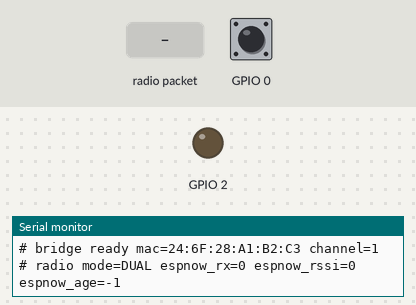
Recording of a program running on a simulated ESP32. Parts: output pins drawn as LEDs (lit = HIGH), the last lines printed to the serial monitor. The inputs (shaded band) are chosen by the test bench; at power-on: GPIO 0 HIGH.

Above: at 1.2 s.
1.3 s: GPIO 0 pulled LOW for 0.15 s
At 2.5 s:
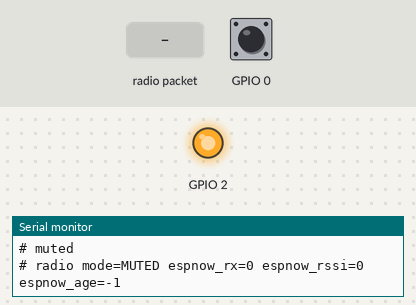
2.9 s: GPIO 0 pulled LOW for 1 s
At 4.0 s:
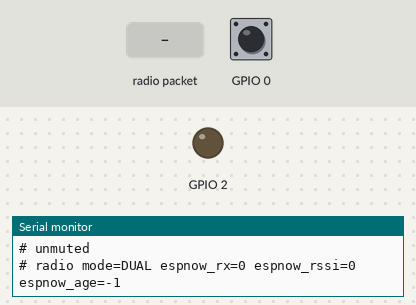
5.4 s: radio packet "LoRa 915" arrives
At 5.8 s:
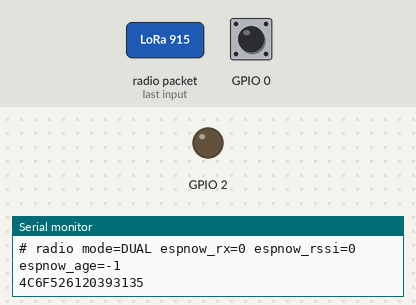
8.4 s: radio packet "0" arrives
At 9.2 s:
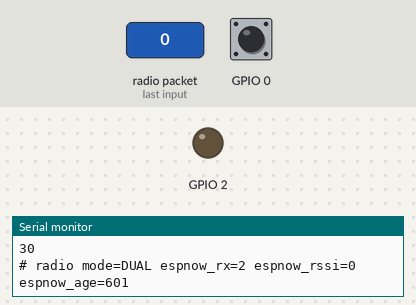
Timing chart, 0 to 11.4 s (numbered marks = the images above; inputs shaded):
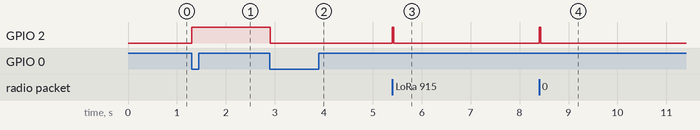

Measured:
- after the input at 1.3 s, GPIO 2: LOW → HIGH at once
- after the input at 2.9 s, GPIO 2: HIGH → LOW at once
- after the input at 5.4 s, GPIO 2: LOW → HIGH at once, → LOW 0.03 s later
- after the input at 8.4 s, GPIO 2: LOW → HIGH at once, → LOW 0.03 s later

The program:

main.cpp
```cpp
// ESP32 serial <-> radio bridge (ESP-NOW, plus LoRa 915 MHz on Heltec V3).
//
// Serial in:  one packet per line, uppercase or lowercase hex, '\n' terminated.
//             The bytes are broadcast over every enabled radio.
// Serial out: every packet received on any radio is printed as one uppercase hex line.
//             Lines starting with '#' are diagnostics; the Python side ignores them.
//
// Dual path (HAS_LORA): each packet goes out on ESP-NOW *and* LoRa. The receiver may get
// two copies; the Python link layer's dedup drops the second, exactly like a retry.
//
// Demo aids:
//   The button (BOOT / PRG) cycles the radio mode:
//     with LoRa:    BOTH -> LORA ONLY (ESP-NOW off) -> MUTED -> BOTH
//     without LoRa: BOTH -> MUTED -> BOTH
//   MUTED drops all TX and RX, so link loss can be shown on demand. The LED stays solid
//   while muted and flickers on every packet otherwise.
//   HAS_OLED: the screen shows DRONE/GROUND, the mode, per-radio signal bars, RSSI and
//   packet counts, and the last packet.
//
// The bridge knows nothing about the protocol. Seq, ACK, retry and buffering all
// live in protocol/ (Python). The OLED peeks at the type and seq bytes only to label things.

#include <Arduino.h>
#include <WiFi.h>
#include <esp_now.h>
#include <esp_wifi.h>

#ifdef HAS_LORA
#include <RadioLib.h>
#endif
#ifdef HAS_OLED
#include <U8g2lib.h>
#endif

const int BAUD = 115200;
const int WIFI_CHANNEL = 1;  // both boards must match; try 6 or 11 if the venue is noisy
const int MAX_LEN = ESP_NOW_MAX_DATA_LEN;  // 250 bytes (LoRa allows 255, so this fits both)
const uint8_t BROADCAST[6] = {0xFF, 0xFF, 0xFF, 0xFF, 0xFF, 0xFF};
// Pins differ per board, so platformio.ini sets them for each env.
const int BUTTON_PIN = MUTE_BUTTON_PIN;  // active low (pull-up)
const int LED_PIN = ACTIVITY_LED_PIN;
const unsigned long FLASH_MS = 30;
const unsigned long DEBOUNCE_MS = 50;

enum Mode { MODE_BOTH, MODE_LORA_ONLY, MODE_MUTED };
enum Path { PATH_ESPNOW, PATH_LORA };

struct Packet {
  int len;
  uint8_t path;
  uint8_t data[MAX_LEN];
};

// The ESP-NOW receive callback runs on the WiFi task, where printing to Serial is unsafe.
// It just copies the packet into this queue; loop() does the printing.
QueueHandle_t rxQueue;

char lineBuf[2 * MAX_LEN + 1];
int lineLen = 0;
bool overflow = false;  // true while discarding the rest of a too-long line

volatile Mode mode = MODE_BOTH;  // read by the WiFi-task callback, so volatile
unsigned long ledOffAt = 0;
bool lastButton = HIGH;
unsigned long buttonChangedAt = 0;

// Stats for the OLED only (index by Path).
unsigned long txCount[2] = {0, 0};
volatile unsigned long rxCount[2] = {0, 0};
volatile int rssi[2] = {0, 0};
unsigned long lastRxAt[2] = {0, 0};
float loraSnr = 0;
uint8_t lastType = 0;
unsigned int lastSeq = 0;
bool lastWasTx = false;

// Which side this board is on, for the OLED label only. Learned from traffic: the drone
// sends DETECTIONs and receives COMMANDs; the ground does the opposite.
enum Role { ROLE_UNKNOWN, ROLE_DRONE, ROLE_GROUND };
Role role = ROLE_UNKNOWN;
const uint8_t MAGIC = 0xD2, MAGIC_SECURE = 0xD3, TYPE_DETECTION = 0x01, TYPE_COMMAND = 0x04;

void notePacket(const uint8_t *data, int len, bool tx) {
  if (len < 4 || (data[0] != MAGIC && data[0] != MAGIC_SECURE)) return;  // type+seq stay readable when encrypted
  lastType = data[1];
  lastSeq = data[2] | (data[3] << 8);
  lastWasTx = tx;
  if (data[1] == TYPE_DETECTION) role = tx ? ROLE_DRONE : ROLE_GROUND;
  if (data[1] == TYPE_COMMAND) role = tx ? ROLE_GROUND : ROLE_DRONE;
}

bool espNowOn() { return mode == MODE_BOTH; }
bool loraOn() { return mode != MODE_MUTED; }

// ---------------------------------------------------------------- LoRa (Heltec V3)
#ifdef HAS_LORA
// SX1262 wiring on the Heltec WiFi LoRa 32 V3: NSS 8, DIO1 14, RST 12, BUSY 13 (SPI 9/11/10).
SX1262 radio = new Module(8, 14, 12, 13);
const float LORA_MHZ = 915.0;  // Canada/US ISM band. The board is the 863-928 MHz variant.
const float LORA_BW = 125.0;   // kHz
// Spreading factor: 7 = fastest (~57 ms for a 21-byte DETECTION), 9 = ~2x range, ~4x airtime.
// Set per env in platformio.ini (-DLORA_SF=9). Both boards must match. Above 9 the 1 Hz
// heartbeats from both sides start to fill the channel.
#ifndef LORA_SF
#define LORA_SF 7
#endif
const int LORA_CR = 5;         // 4/5
const int LORA_DBM = 10;       // plenty indoors; max is 22
bool loraReady = false;
volatile bool loraIrq = false;  // DIO1: TX done or RX done
bool loraTxBusy = false;

// LoRa is half duplex and one packet takes ~50 ms, so outgoing packets wait here.
const int LORA_TXQ = 8;
Packet loraTxQueue[LORA_TXQ];
int loraTxHead = 0, loraTxCount = 0;

void IRAM_ATTR onLoraIrq() { loraIrq = true; }
void loraListen();

void loraSetup() {
  SPI.begin(9, 11, 10, 8);
  // TCXO at 1.8 V and DIO2 as the RF switch, as on Heltec's own V3 configuration.
  int state = radio.begin(LORA_MHZ, LORA_BW, LORA_SF, LORA_CR, RADIOLIB_SX126X_SYNC_WORD_PRIVATE,
                          LORA_DBM, 8, 1.8);
  if (state != RADIOLIB_ERR_NONE) {
    Serial.print("# err lora begin ");
    Serial.println(state);
    return;
  }
  radio.setDio2AsRfSwitch(true);
  radio.setCRC(true);
  radio.setDio1Action(onLoraIrq);
  loraListen();
  loraReady = true;
}

void loraQueue(const uint8_t *data, int len) {
  if (!loraReady || loraTxCount == LORA_TXQ) return;  // full: ESP-NOW and retries cover it
  Packet &slot = loraTxQueue[(loraTxHead + loraTxCount) % LORA_TXQ];
  slot.len = len;
  memcpy(slot.data, data, len);
  loraTxCount++;
}

// Listen in RX mode with the "preamble detected" and "header valid" flags enabled (DIO1 still
// fires only on RX done), so we can see that a packet is arriving without disturbing it.
void loraListen() {
  radio.startReceive(RADIOLIB_SX126X_RX_TIMEOUT_INF,
                     RADIOLIB_SX126X_IRQ_RX_DEFAULT | RADIOLIB_SX126X_IRQ_PREAMBLE_DETECTED |
                         RADIOLIB_SX126X_IRQ_HEADER_VALID,
                     RADIOLIB_SX126X_IRQ_RX_DONE);
}

// LoRa is half duplex: transmitting while the other board's packet is arriving destroys
// it. Both boards would do that every time in DUAL mode, because the fast ESP-NOW copy
// triggers the reply while the LoRa copy is still on air. So: listen before talk.
const unsigned long LORA_MAX_RX_MS = 400;  // a stuck "preamble seen" flag is reset after this
unsigned long rxSeenAt = 0;
unsigned long txStartedAt = 0;

bool loraReceiving() {
  uint16_t irq = radio.getIrqStatus();
  if (!(irq & (RADIOLIB_SX126X_IRQ_PREAMBLE_DETECTED | RADIOLIB_SX126X_IRQ_HEADER_VALID))) {
    rxSeenAt = 0;
    return false;
  }
  if (!rxSeenAt) rxSeenAt = millis();
  if (millis() - rxSeenAt > LORA_MAX_RX_MS) {  // false preamble: clear it and carry on
    rxSeenAt = 0;
    loraListen();
    return false;
  }
  return true;
}

void loraPoll() {
  if (!loraReady) return;
  if (loraIrq) {
    loraIrq = false;
    if (loraTxBusy) {
      radio.finishTransmit();
      loraTxBusy = false;
    } else {
      Packet p;
      p.path = PATH_LORA;
      p.len = radio.getPacketLength();
      bool ok = p.len > 0 && p.len <= MAX_LEN && radio.readData(p.data, p.len) == RADIOLIB_ERR_NONE;
      if (ok && loraOn()) {
        rssi[PATH_LORA] = (int)radio.getRSSI();
        loraSnr = radio.getSNR();
        xQueueSend(rxQueue, &p, 0);
      }
    }
    rxSeenAt = 0;
    loraListen();
  }
  if (loraTxBusy && millis() - txStartedAt > 1000) {  // TX-done interrupt missed: recover
    loraTxBusy = false;
    loraListen();
  }
  if (!loraTxBusy && loraTxCount > 0 && !loraReceiving()) {
    Packet &next = loraTxQueue[loraTxHead];
    if (radio.startTransmit(next.data, next.len) == RADIOLIB_ERR_NONE) {
      loraTxBusy = true;
      txStartedAt = millis();
    }
    loraTxHead = (loraTxHead + 1) % LORA_TXQ;
    loraTxCount--;
  }
}
#endif

// ---------------------------------------------------------------- OLED (Heltec V3)
#ifdef HAS_OLED
// SSD1306 128x64 on I2C SDA 17 / SCL 18, reset 21. Vext (GPIO36, active low) powers it.
U8G2_SSD1306_128X64_NONAME_F_HW_I2C oled(U8G2_R0, /*reset=*/21, /*clock=*/18, /*data=*/17);
unsigned long oledAt = 0;

const char *typeName(uint8_t t) {
  switch (t) {
    case 0x01: return "DETECTION";
    case 0x02: return "ACK";
    case 0x03: return "HEARTBEAT";
    case 0x04: return "COMMAND";
    default: return "?";
  }
}

void oledSetup() {
  pinMode(36, OUTPUT);
  digitalWrite(36, LOW);
  delay(50);
  oled.begin();
  oled.clearBuffer();
  oled.setFont(u8g2_font_helvB12_tr);
  oled.drawStr(24, 30, "ArcDrone");
  oled.setFont(u8g2_font_5x7_tr);
  oled.drawStr(22, 46, "ESP-NOW + LoRa 915");
  oled.sendBuffer();
}

// Phone-style signal bars from RSSI. Empty outlines = no recent packets.
void drawBars(int x, int y, int bars) {  // y = bottom
  for (int i = 0; i < 4; i++) {
    int h = 3 + 3 * i;
    if (i < bars) oled.drawBox(x + 4 * i, y - h, 3, h);
    else oled.drawFrame(x + 4 * i, y - h, 3, h);
  }
}

int barsFor(int path, int dbm) {
  const int *t;
  static const int espnow[] = {-55, -67, -78, -90};
  static const int lora[] = {-70, -90, -105, -115};
  t = path == PATH_ESPNOW ? espnow : lora;
  int bars = 0;
  for (int i = 3; i >= 0; i--) if (dbm > t[i]) bars = 4 - i;
  return bars;
}

void radioRow(int y, const char *name, int path, bool on) {  // 20 px tall, starting at y
  char buf[24];
  unsigned long age = lastRxAt[path] ? millis() - lastRxAt[path] : ULONG_MAX;
  bool live = on && age < 3000;
  if (!on) {
    drawBars(0, y + 13, 0);
    oled.drawLine(0, y + 1, 14, y + 13);  // crossed out
  } else {
    drawBars(0, y + 13, live ? barsFor(path, rssi[path]) : 0);
  }
  oled.setFont(u8g2_font_6x10_tr);
  oled.drawStr(19, y + 9, name);
  if (on && age < 250) oled.drawDisc(19 + oled.getStrWidth(name) + 5, y + 5, 2);  // activity blip
  oled.setFont(u8g2_font_5x7_tr);
  if (!on) snprintf(buf, sizeof buf, "OFF");
  else if (live) snprintf(buf, sizeof buf, "%d dBm", rssi[path]);
  else snprintf(buf, sizeof buf, "no signal");
  oled.drawStr(127 - oled.getStrWidth(buf), y + 9, buf);
  snprintf(buf, sizeof buf, "tx %lu   rx %lu", txCount[path], (unsigned long)rxCount[path]);
  oled.drawStr(19, y + 18, buf);
}

void oledDraw() {
  if (millis() - oledAt < 200) return;  // 5 Hz: a full redraw blocks the loop for ~25 ms of I2C
  oledAt = millis();
  char buf[32];
  const char *who = role == ROLE_DRONE ? "DRONE" : role == ROLE_GROUND ? "GROUND" : "BRIDGE";
  oled.clearBuffer();

  // Header: which side this board is, and the radio mode as a pill.
  oled.setFont(u8g2_font_helvB10_tr);
  oled.drawStr(0, 11, who);
  const char *m = mode == MODE_MUTED ? "MUTED" : mode == MODE_LORA_ONLY ? "LORA" : "DUAL";
  oled.setFont(u8g2_font_5x7_tr);
  int w = oled.getStrWidth(m) + 8;
  oled.drawRBox(127 - w, 1, w, 11, 3);
  oled.setDrawColor(0);
  oled.drawStr(127 - w + 4, 9, m);
  oled.setDrawColor(1);
  oled.drawHLine(0, 14, 128);

  if (mode == MODE_MUTED) {
    oled.drawRBox(4, 20, 120, 30, 4);
    oled.setDrawColor(0);
    oled.setFont(u8g2_font_helvB10_tr);
    oled.drawStr(64 - oled.getStrWidth("RADIO MUTED") / 2, 40, "RADIO MUTED");
    oled.setDrawColor(1);
    oled.setFont(u8g2_font_5x7_tr);
    oled.drawStr(64 - oled.getStrWidth("press PRG to restore") / 2, 61, "press PRG to restore");
    oled.sendBuffer();
    return;
  }

  radioRow(17, "ESP-NOW", PATH_ESPNOW, espNowOn());
#ifdef HAS_LORA
  radioRow(38, "LoRa 915", PATH_LORA, loraOn() && loraReady);
#endif

  // Footer: the last packet, with an arrow for its direction.
  if (lastType) {
    oled.setFont(u8g2_font_5x7_tr);
    if (lastWasTx) oled.drawTriangle(0, 58, 0, 64, 4, 61);   // > out
    else oled.drawTriangle(4, 58, 4, 64, 0, 61);             // < in
    snprintf(buf, sizeof buf, "%s %s #%u", lastWasTx ? "TX" : "RX", typeName(lastType), lastSeq);
    oled.drawStr(8, 64, buf);
  }
  oled.sendBuffer();
}
#endif

// ---------------------------------------------------------------- ESP-NOW + serial

void onReceive(const uint8_t *data, int len, int rssiDbm) {
  if (!espNowOn() || len <= 0 || len > MAX_LEN) return;
  Packet p;
  p.len = len;
  p.path = PATH_ESPNOW;
  memcpy(p.data, data, len);
  rssi[PATH_ESPNOW] = rssiDbm;
  xQueueSend(rxQueue, &p, 0);  // drop if full rather than block the WiFi task
}

// The callback signature changed in Arduino-ESP32 core 3.x (which also gives us RSSI).
#if ESP_ARDUINO_VERSION_MAJOR >= 3
void onReceiveCb(const esp_now_recv_info_t *info, const uint8_t *data, int len) {
  onReceive(data, len, info->rx_ctrl ? info->rx_ctrl->rssi : 0);
}
#else
void onReceiveCb(const uint8_t *mac, const uint8_t *data, int len) { onReceive(data, len, 0); }
#endif

void flashLed() {
  if (mode == MODE_MUTED) return;
  digitalWrite(LED_PIN, HIGH);
  ledOffAt = millis() + FLASH_MS;
}

void updateLed() {
  if (mode != MODE_MUTED && ledOffAt && millis() >= ledOffAt) {
    digitalWrite(LED_PIN, LOW);
    ledOffAt = 0;
  }
}

// Advance the radio mode on each press (falling edge), with a simple debounce.
void checkButton() {
  bool now = digitalRead(BUTTON_PIN);
  if (now == lastButton || millis() - buttonChangedAt < DEBOUNCE_MS) return;
  lastButton = now;
  buttonChangedAt = millis();
  if (now != LOW) return;
#ifdef HAS_LORA
  mode = mode == MODE_BOTH ? MODE_LORA_ONLY : mode == MODE_LORA_ONLY ? MODE_MUTED : MODE_BOTH;
#else
  mode = mode == MODE_MUTED ? MODE_BOTH : MODE_MUTED;
#endif
  digitalWrite(LED_PIN, mode == MODE_MUTED ? HIGH : LOW);
  Serial.println(mode == MODE_MUTED ? "# muted" : mode == MODE_LORA_ONLY ? "# lora only" : "# unmuted");
}

int hexValue(char c) {
  if (c >= '0' && c <= '9') return c - '0';
  if (c >= 'A' && c <= 'F') return c - 'A' + 10;
  if (c >= 'a' && c <= 'f') return c - 'a' + 10;
  return -1;
}

// Decode the hex line and broadcast it. Bad input gets a '#' diagnostic, never a crash.
void sendLine(const char *hex, int hexLen) {
  if (hexLen == 0 || mode == MODE_MUTED) return;
  if (hexLen % 2 != 0 || hexLen / 2 > MAX_LEN) {
    Serial.println("# err bad length");
    return;
  }
  uint8_t out[MAX_LEN];
  int len = hexLen / 2;
  for (int i = 0; i < len; i++) {
    int hi = hexValue(hex[2 * i]);
    int lo = hexValue(hex[2 * i + 1]);
    if (hi < 0 || lo < 0) {
      Serial.println("# err bad hex");
      return;
    }
    out[i] = (hi << 4) | lo;
  }
  if (espNowOn()) {
    if (esp_now_send(BROADCAST, out, len) != ESP_OK) Serial.println("# err send failed");
    else txCount[PATH_ESPNOW]++;
  }
#ifdef HAS_LORA
  if (loraOn() && loraReady) {
    loraQueue(out, len);
    txCount[PATH_LORA]++;
  }
#endif
  notePacket(out, len, true);
  flashLed();
}

void printPacket(const Packet &p) {
  static const char digits[] = "0123456789ABCDEF";
  for (int i = 0; i < p.len; i++) {
    Serial.write(digits[p.data[i] >> 4]);
    Serial.write(digits[p.data[i] & 0x0F]);
  }
  Serial.write('\n');
}

// Once a second: what this bridge hears on each radio, for the dashboard. Diagnostics
// only (a '#' line); protocol/link.py parses it into summary()["radio"].
unsigned long statusAt = 0;

void printRadioPath(const char *name, int path) {
  long age = lastRxAt[path] ? (long)(millis() - lastRxAt[path]) : -1;
  Serial.printf(" %s_rx=%lu %s_rssi=%d %s_age=%ld", name, (unsigned long)rxCount[path], name,
                rssi[path], name, age);
}

void printStatus() {
  if (millis() - statusAt < 1000) return;
  statusAt = millis();
  Serial.print("# radio mode=");
  Serial.print(mode == MODE_MUTED ? "MUTED" : mode == MODE_LORA_ONLY ? "LORA_ONLY" : "DUAL");
  printRadioPath("espnow", PATH_ESPNOW);
#ifdef HAS_LORA
  if (loraReady) {
    printRadioPath("lora", PATH_LORA);
    Serial.printf(" lora_snr=%.1f lora_sf=%d", loraSnr, LORA_SF);
  }
#endif
  Serial.println();
}

void setup() {
  Serial.begin(BAUD);
  // GPIO34-39 are input-only with no internal pull-up (the Feather V2 has one on the board).
  pinMode(BUTTON_PIN, BUTTON_PIN >= 34 && BUTTON_PIN <= 39 ? INPUT : INPUT_PULLUP);
  pinMode(LED_PIN, OUTPUT);
  rxQueue = xQueueCreate(16, sizeof(Packet));

#ifdef HAS_OLED
  oledSetup();
#endif

  // ESP-NOW needs the radio in station mode, but we never join a network.
  WiFi.mode(WIFI_STA);
  WiFi.disconnect();
  esp_wifi_set_channel(WIFI_CHANNEL, WIFI_SECOND_CHAN_NONE);

  if (esp_now_init() != ESP_OK) {
    Serial.println("# err esp_now_init failed");
    return;
  }
  esp_now_register_recv_cb(onReceiveCb);

  esp_now_peer_info_t peer = {};
  memcpy(peer.peer_addr, BROADCAST, 6);
  peer.channel = WIFI_CHANNEL;
  peer.encrypt = false;
  esp_now_add_peer(&peer);

#ifdef HAS_LORA
  loraSetup();
#endif

  Serial.print("# bridge ready mac=");
  Serial.print(WiFi.macAddress());
  Serial.print(" channel=");
  Serial.print(WIFI_CHANNEL);
#ifdef HAS_LORA
  if (loraReady) {
    Serial.print(" lora=915MHz/SF");
    Serial.print(LORA_SF);
  } else {
    Serial.print(" lora=FAILED");
  }
#endif
  Serial.println();
}

void loop() {
  checkButton();
  updateLed();

  while (Serial.available()) {
    char c = Serial.read();
    if (c == '\n' || c == '\r') {
      if (overflow) Serial.println("# err line too long");
      else sendLine(lineBuf, lineLen);
      lineLen = 0;
      overflow = false;
    } else if (lineLen < (int)sizeof(lineBuf) - 1) {
      lineBuf[lineLen++] = c;
    } else {
      overflow = true;  // keep reading until newline, then drop the whole line
    }
  }

#ifdef HAS_LORA
  loraPoll();
#endif

  Packet p;
  while (xQueueReceive(rxQueue, &p, 0) == pdTRUE) {
    printPacket(p);
    rxCount[p.path]++;
    lastRxAt[p.path] = millis();
    notePacket(p.data, p.len, false);
    flashLed();
  }

  printStatus();

#ifdef HAS_OLED
  oledDraw();
#endif
}
```
